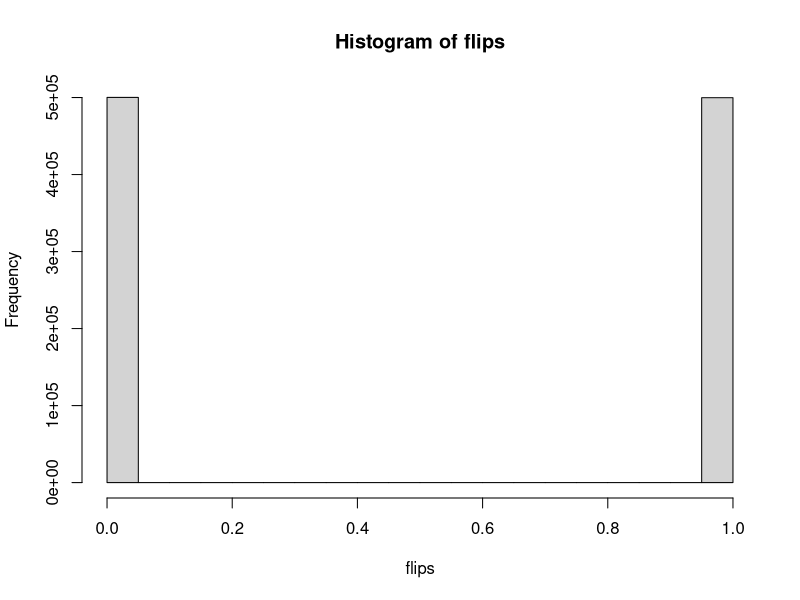
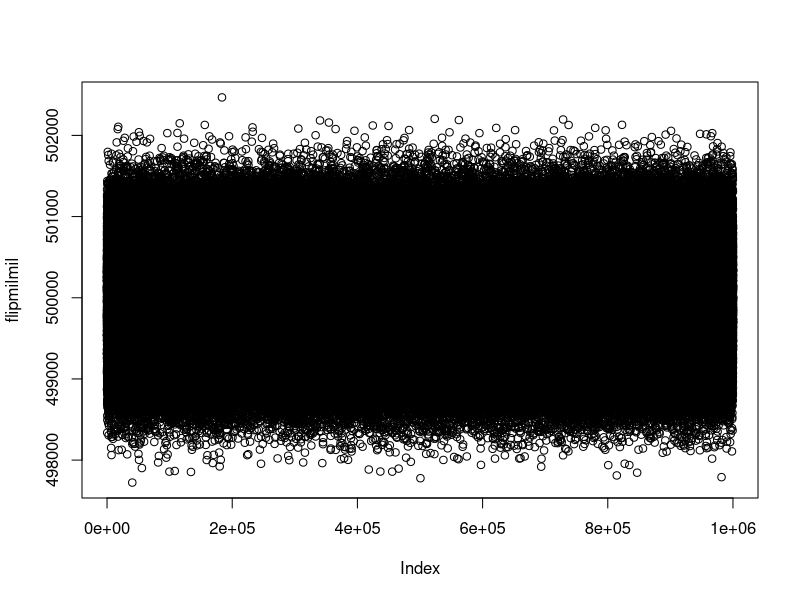
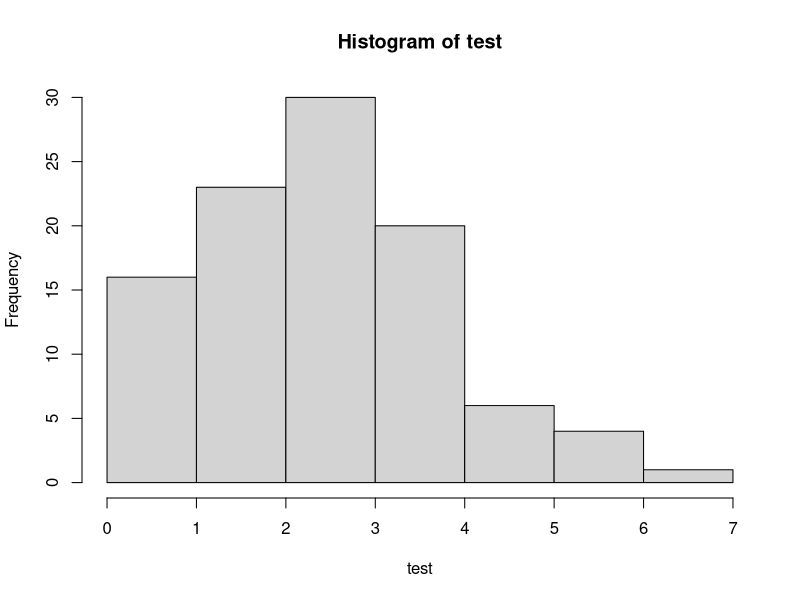

These figures' R source, in order:
## ---- chunk 1
library(ggplot2)

rbinom(1,1,.5)
#number of random draws, number of random coins we're flipping, prob of heads

#flip 1 fair coin 1 million times
flips<-rbinom(1000000,1,.5)
table(flips)
hist(flips)
# OBSERVATION: The higher the number of flips the more likely we tend to 0.5

#flip 1 biased coin 1 million times
flipsbias<-rbinom(1000000,1,.8)
table(flipsbias)
# OBSERVATION: The higher the number of flips the more likely we tend to p

#flip 1 million fair coins once
flipmil <- rbinom(1,1000000,0.5)
flipmil
# OBSERVATION: The higher the number of flips the more likely we tend to p

#flip 1 million fair coin 1 million times
flipmilmil <- rbinom(1000000,1000000,0.5)
mean(flipmilmil)
min(flipmilmil)
max(flipmilmil)
plot(flipmilmil)
# OBSERVATION: The higher the number of flips the more likely we tend to p

# Generate 100 occurrences of flipping 10 coins, each with 30% probability
test <- rbinom(100,10,0.3)
hist(test)
